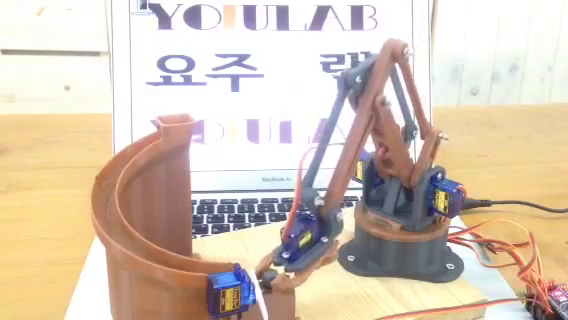
#> input picture frame 77 of datas/videos/Armbot.mp4, 568 x 320 px, given in place of the camera
$ python JoinMultipleImages.py
#> lines starting #> are read from the running program, lines starting #| are printed output that depends on the picture; pictures that were not available may be replaced by others from this repository, and a replacement may not be noted
from cv2 import cv2 as cv
import numpy as np


cap = cv.VideoCapture(0)
cap1 = cv.VideoCapture("datas/videos/roadway_01.mp4")

try:
    while cap.isOpened() & cap1.isOpened():
        ret, frame = cap.read()
#> frame is the input picture: shape (320, 568, 3); mean B, G, R 182.2, 198.3, 214
        sucess, video = cap1.read()
        img = cv.imread('datas/images/15.jpg')
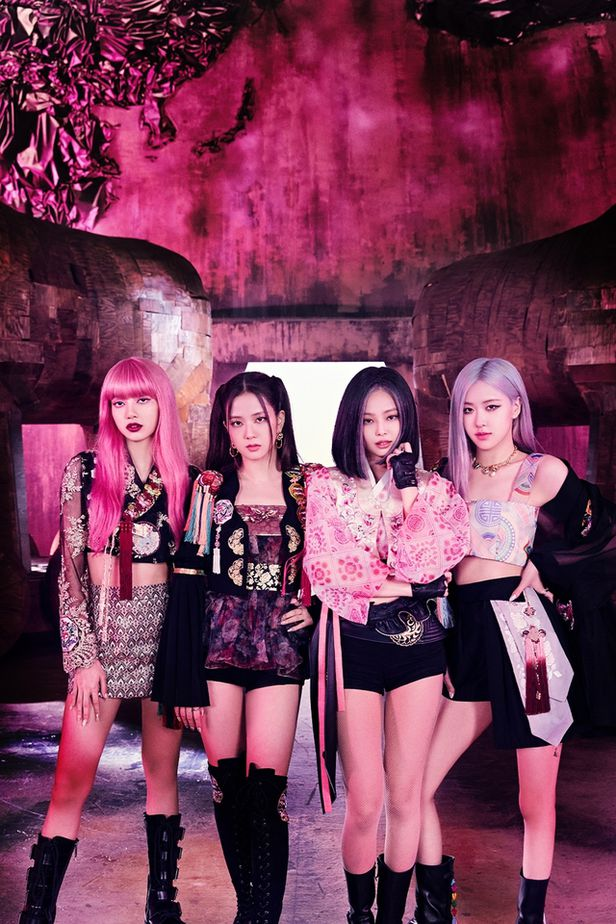
#> input picture datas/images/15.jpg, 616 x 924 px, found by its file name
#> img is the input picture: shape (924, 616, 3); mean B, G, R 86.3, 59.7, 118.7
        #cv.waitKey(0)
        imgGray = cv.cvtColor(img, cv.COLOR_BGR2GRAY)
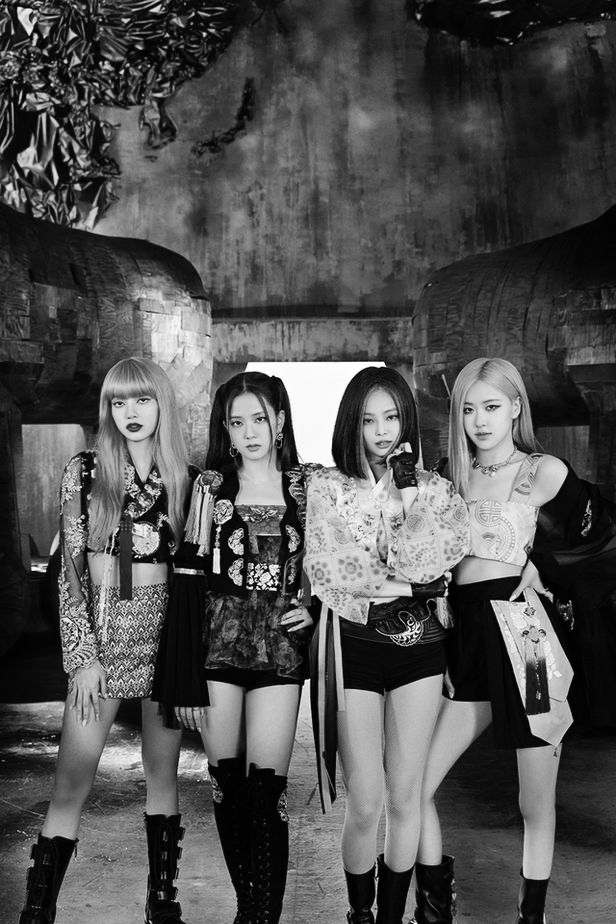
#> imgGray: shape (924, 616); min 0, max 255, mean 80.4
        grayTOBGR = cv.cvtColor(imgGray, cv.COLOR_GRAY2BGR)

        imgHor = np.hstack((frame, img, grayTOBGR))
        imgHor1 = np.hstack((img, grayTOBGR, video))
        imgVer = np.vstack((imgHor,imgHor1))


        imgResize = cv.resize(imgVer, (1000, 1000))
        cv.imshow("imgResize",imgResize)


        # [7 lines of commented-out code are left out]
except :
    pass
finally:

    cap.release()
    cv.destroyAllWindows()

    # [37 lines of commented-out code are left out]

$ run again, starting later in the video
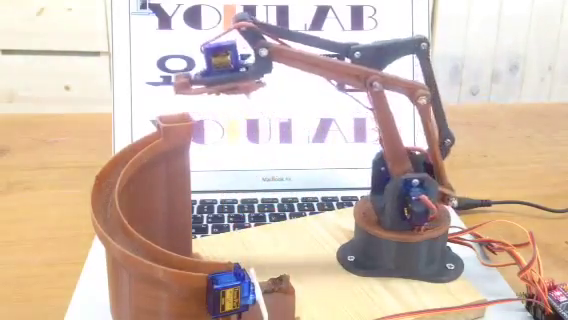
#> input picture frame 348 of datas/videos/Armbot.mp4, 568 x 320 px, given in place of the camera
#> frame is the input picture: shape (320, 568, 3); mean B, G, R 176.3, 189.3, 208.9
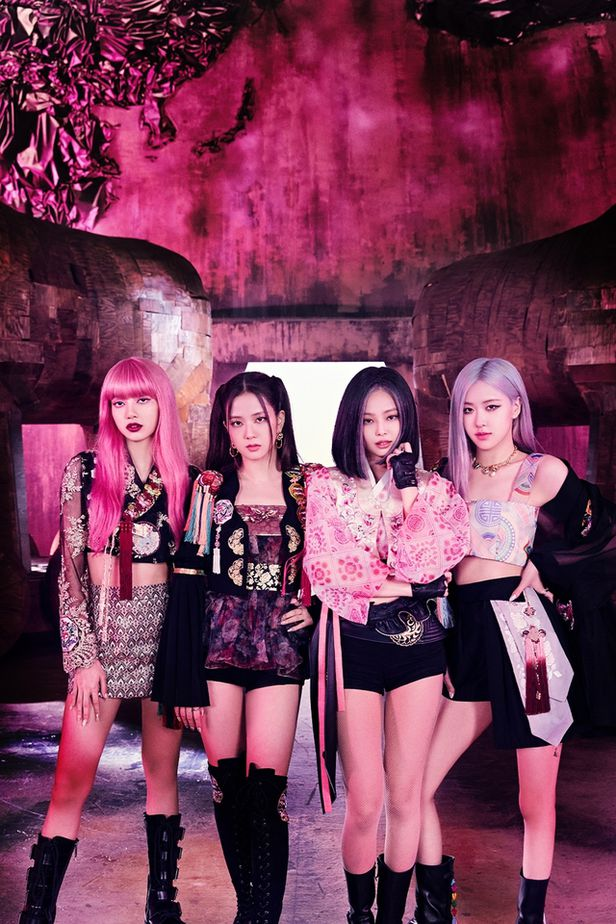
#> input picture datas/images/15.jpg, 616 x 924 px, found by its file name
#> img is the input picture: shape (924, 616, 3); mean B, G, R 86.3, 59.7, 118.7

$ run again, starting later in the video
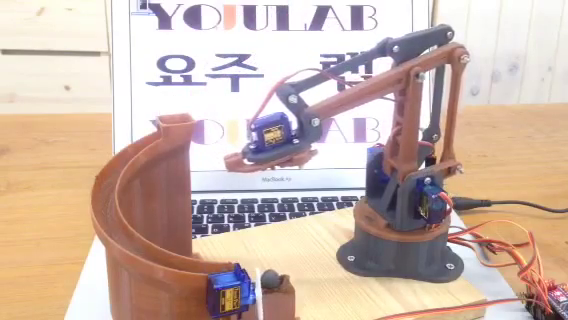
#> input picture frame 620 of datas/videos/Armbot.mp4, 568 x 320 px, given in place of the camera
#> frame is the input picture: shape (320, 568, 3); mean B, G, R 171.7, 183.2, 204.9
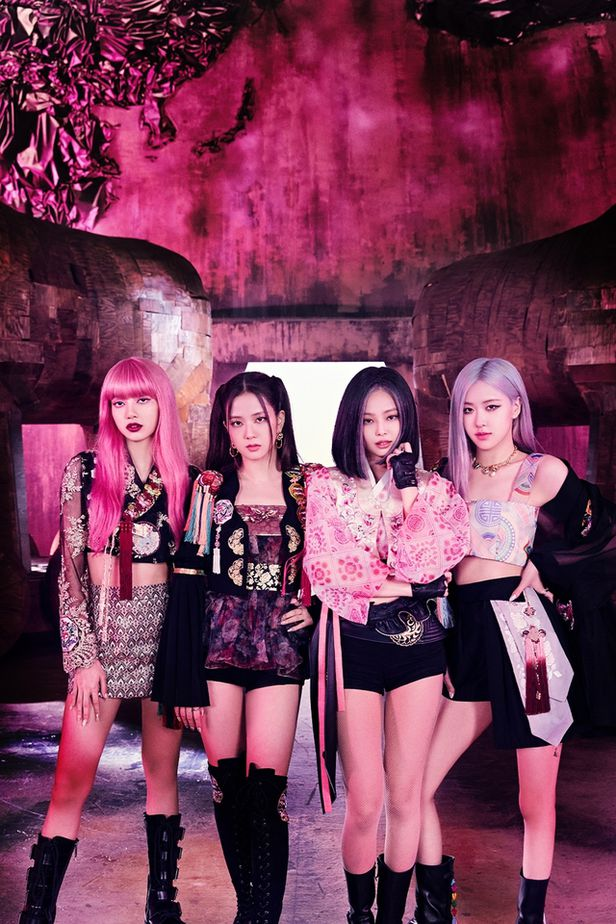
#> input picture datas/images/15.jpg, 616 x 924 px, found by its file name
#> img is the input picture: shape (924, 616, 3); mean B, G, R 86.3, 59.7, 118.7
